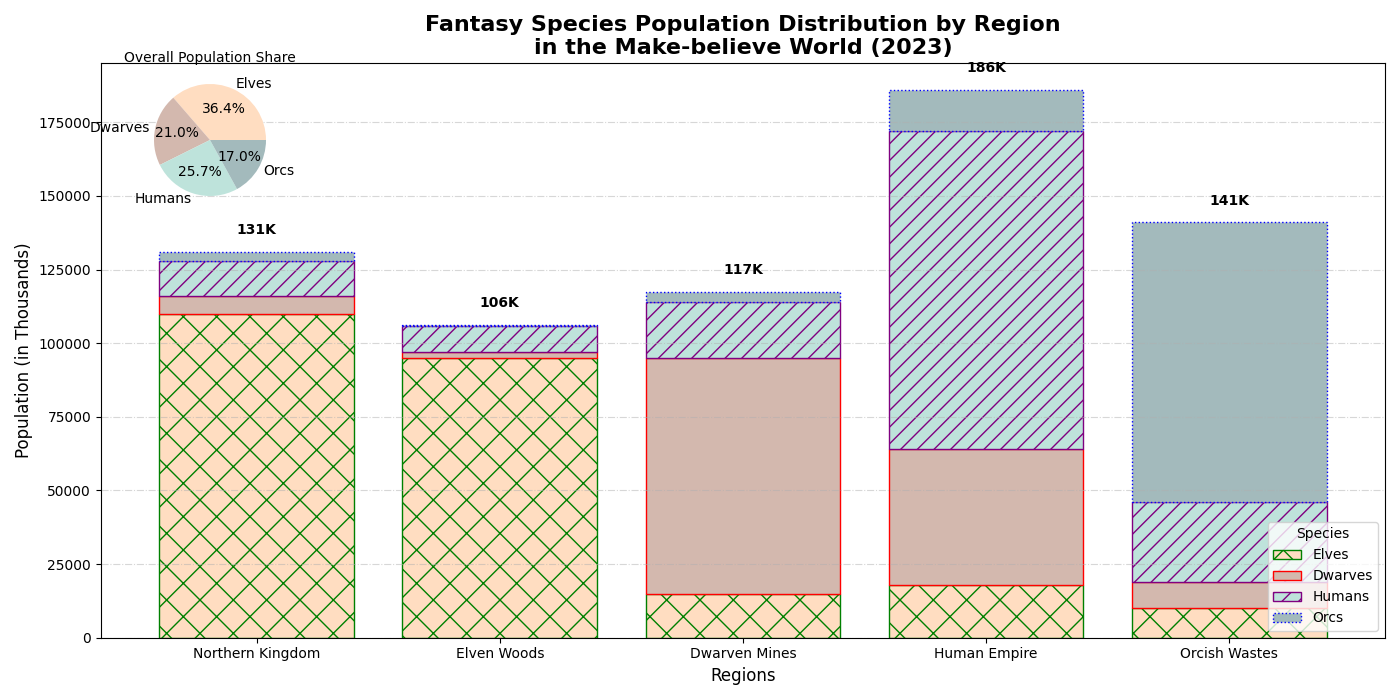

The script that drew this image:
import matplotlib.pyplot as plt
import numpy as np

regions = ['Northern Kingdom', 'Elven Woods', 'Dwarven Mines', 'Human Empire', 'Orcish Wastes']
elves_population = [110000, 95000, 15000, 18000, 10000]
dwarves_population = [6000, 2000, 80000, 46000, 9000]
humans_population = [12000, 9000, 19000, 108000, 27000]
orcs_population = [3000, 300, 3500, 14000, 95000]

total_population = np.array(elves_population) + np.array(dwarves_population) + np.array(humans_population) + np.array(orcs_population)

colors = ['#FFDDC1', '#D3B8AE', '#BEE3DB', '#A3BABC']

fig, ax = plt.subplots(figsize=(14, 7))

ax.bar(regions, elves_population, label='Elves', color=colors[0], edgecolor='green', hatch='x')
ax.bar(regions, dwarves_population, bottom=elves_population, label='Dwarves', color=colors[1], edgecolor='red', linestyle='-')
ax.bar(regions, humans_population, bottom=np.array(elves_population) + np.array(dwarves_population), label='Humans', color=colors[2], edgecolor='purple', hatch='//')
ax.bar(regions, orcs_population, bottom=np.array(elves_population) + np.array(dwarves_population) + np.array(humans_population), label='Orcs', color=colors[3], edgecolor='blue', linestyle=':')

ax.set_title('Fantasy Species Population Distribution by Region\nin the Make-believe World (2023)', fontsize=16, fontweight='bold')
ax.set_xlabel('Regions', fontsize=12)
ax.set_ylabel('Population (in Thousands)', fontsize=12)

ax.legend(title='Species', loc='lower right')

ax.yaxis.grid(True, linestyle='-.', alpha=0.5)

for i, total in enumerate(total_population):
    ax.text(i, total + 5000, f'{total // 1000}K', ha='center', va='bottom', fontsize=10, fontweight='bold')

species = ['Elves', 'Dwarves', 'Humans', 'Orcs']
population_totals = [sum(elves_population), sum(dwarves_population), sum(humans_population), sum(orcs_population)]

inset_ax = fig.add_axes([0.05, 0.7, 0.2, 0.2], aspect=1)
inset_ax.pie(population_totals, labels=species, autopct='%1.1f%%', colors=colors)
inset_ax.set_title('Overall Population Share', fontsize=10)

plt.tight_layout()
plt.show()
